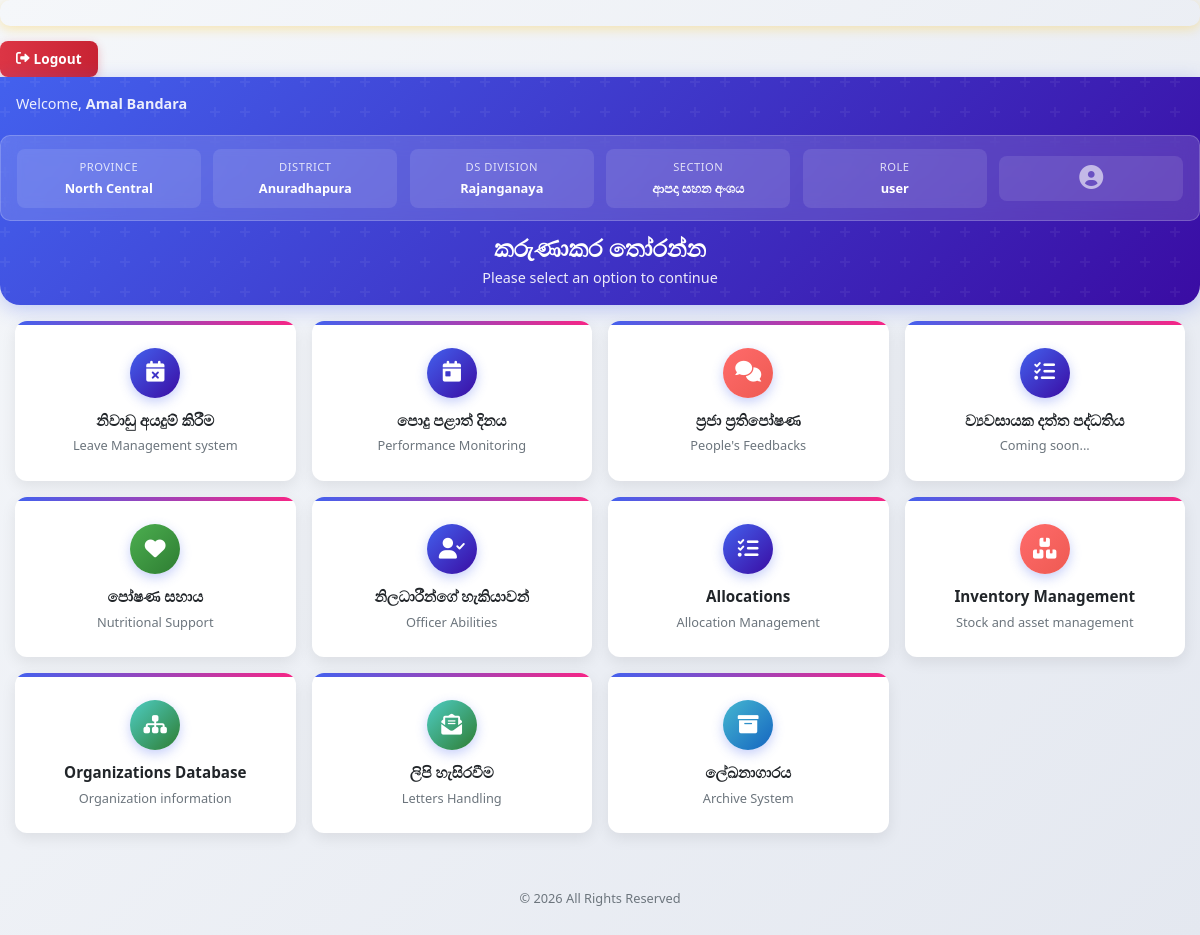
Screenshot of /select_action.php (signed in) with the database file from the repository.
### tables this page shows
CREATE TABLE IF NOT EXISTS `user` (
  `ID` int NOT NULL AUTO_INCREMENT,
  `Name` varchar(255) NOT NULL,
  `NIC` varchar(12) NOT NULL,
  `Birthdate` date DEFAULT NULL,
  `Gender` varchar(10) DEFAULT NULL,
  `Position` varchar(100) DEFAULT NULL,
  `Contact` varchar(15) DEFAULT NULL,
  `Username` varchar(50) NOT NULL,
  `Password` varchar(255) NOT NULL,
  `Role` enum('Admin','user','postman_officer','DS_Officer','Accountant','Officer') NOT NULL,
  `Email` varchar(255) DEFAULT NULL,
  `Created_At` timestamp NULL DEFAULT CURRENT_TIMESTAMP,
  `province_id` int DEFAULT NULL,
  `district_id` int DEFAULT NULL,
  `dsid` int DEFAULT NULL,
  `section_id` int DEFAULT NULL,
  PRIMARY KEY (`ID`),
  UNIQUE KEY `Username` (`Username`),
  KEY `province_id` (`province_id`),
  KEY `district_id` (`district_id`),
  KEY `dsid` (`dsid`),
  KEY `section_id` (`section_id`)
);

CREATE TABLE IF NOT EXISTS `provinces` (
  `province_id` int NOT NULL AUTO_INCREMENT,
  `province_name` varchar(50) NOT NULL,
  PRIMARY KEY (`province_id`)
);

CREATE TABLE IF NOT EXISTS `district` (
  `district_id` int NOT NULL AUTO_INCREMENT,
  `district_name` varchar(255) NOT NULL,
  `province_id` int DEFAULT NULL,
  PRIMARY KEY (`district_id`),
  KEY `fk_districts_province` (`province_id`)
);

CREATE TABLE IF NOT EXISTS `dsdivision` (
  `dsid` int NOT NULL AUTO_INCREMENT,
  `dsname` varchar(255) NOT NULL,
  `district_id` int DEFAULT NULL,
  `email` varchar(255) DEFAULT NULL,
  PRIMARY KEY (`dsid`),
  KEY `fk_ds_division_district` (`district_id`)
);

CREATE TABLE IF NOT EXISTS `section` (
  `section_id` int NOT NULL AUTO_INCREMENT,
  `section_name` varchar(100) NOT NULL,
  PRIMARY KEY (`section_id`)
);

### select_action.php (the view, shortened to what this page needs)
<?php
include("connection.php");
$userDetails = [];
if (isset($_SESSION['ID'])) {
    $user_id = $_SESSION['ID'];
    $userStmt = $conn->prepare("SELECT u.*, p.province_name, d.district_name, ds.dsname, s.section_name
                               FROM user u
                               LEFT JOIN provinces p ON u.province_id = p.province_id
                               LEFT JOIN district d ON u.district_id = d.district_id
                               LEFT JOIN dsdivision ds ON u.dsid = ds.dsid
                               LEFT JOIN section s ON u.section_id = s.section_id
                               WHERE u.id = ?");
    $userStmt->bind_param("i", $user_id);
    $userStmt->execute();
    $userResult = $userStmt->get_result();
    $userDetails = $userResult->fetch_assoc();
}
?>
<!DOCTYPE html>
<html lang="en">
<head>
    <link href="https://cdn.jsdelivr.net/npm/bootstrap@5.3.0/dist/css/bootstrap.min.css" rel="stylesheet">
    <link href="https://cdnjs.cloudflare.com/ajax/libs/font-awesome/6.0.0/css/all.min.css" rel="stylesheet">
    <link rel="stylesheet" href="https://cdn.jsdelivr.net/npm/bootstrap-icons@1.10.0/font/bootstrap-icons.css">
</head>
<body>
<div class="container pending-alert">
</div>
<div>
            <button type="button" class="logout-button" onclick="confirmLogout()">
                <i class="fas fa-sign-out-alt me-1"></i> Logout
            </button>
        </div>
<div class="header">
    <div class="header-top-bar">
        <div class="welcome-text">
            Welcome, <b><?php echo isset($_SESSION['username']) ? $_SESSION['Name'] : $_SESSION['Name']; ?></b>
        </div>
    </div>
    <div class="container user-info-panel">
        <div class="user-details-single-row">
            <div class="user-detail-item">
                <div class="user-detail-label">Province</div>
                <div class="user-detail-value">
                    <?php
                    $provinceName = $userDetails['province_name'] ?? 'N/A';
                    $cleanProvinceName = preg_replace('/province/i', '', $provinceName);
                    echo htmlspecialchars(trim($cleanProvinceName));
                    ?>
                </div>
            </div>
            <div class="user-detail-item">
                <div class="user-detail-label">District</div>
                <div class="user-detail-value"><?php echo htmlspecialchars($userDetails['district_name'] ?? 'N/A'); ?></div>
            </div>
            <div class="user-detail-item">
                <div class="user-detail-label">DS Division</div>
                <div class="user-detail-value"><?php echo htmlspecialchars($userDetails['dsname'] ?? 'N/A'); ?></div>
            </div>
            <div class="user-detail-item">
                <div class="user-detail-label">Section</div>
                <div class="user-detail-value"><?php echo htmlspecialchars($userDetails['section_name'] ?? 'N/A'); ?></div>
            </div>
            <div class="user-detail-item">
                <div class="user-detail-label">Role</div>
                <div class="user-detail-value"><?php echo htmlspecialchars($_SESSION['role'] ?? 'N/A'); ?></div>
            </div>
            <div class="user-detail-item">
                <div class="user-detail-value">
                    <?php
                    $profilePhoto = $_SESSION['Photo'] ?? null;
                    if ($profilePhoto && file_exists($profilePhoto)):
                    ?>
                        <img src="<?php echo htmlspecialchars($profilePhoto); ?>"
                             alt="Profile Photo"
                             class="profile-photo-mini">
                    <?php else: ?>
                        <i class="fas fa-user-circle no-photo-icon"></i>
                    <?php endif; ?>
                </div>
            </div>
        </div>
    </div>
    <div class="container text-center header-content">
        <h2 class="mb-1">කරුණාකර තෝරන්න</h2>
        <p>Please select an option to continue</p>
    </div>
</div>
<div class="option-container">
    <div class="option-grid">
        <div class="option-item">
            <form method="POST" action="<?php echo htmlspecialchars($_SERVER["PHP_SELF"]); ?>" class="h-100">
                <button type="submit" class="option-button h-100">
                    <div class="option-card">
                        <div class="card-icon">
                            <i class="fas fa-calendar-times"></i>
                        </div>
                        <h4>නිවාඩු අයදුම් කිරීම</h4>
                        <p>Leave Management system</p>
                    </div>
                </button>
            </form>
        </div>
        <div class="option-item">
            <form method="POST" action="<?php echo htmlspecialchars($_SERVER["PHP_SELF"]); ?>" class="h-100">
                <button type="submit" class="option-button h-100">
                    <div class="option-card">
                        <div class="card-icon">
                            <i class="fas fa-calendar-day"></i>
                        </div>
                        <h4>පොදු පළාත් දිනය</h4>
                        <p>Performance Monitoring</p>
                    </div>
                </button>
            </form>
        </div>
        <div class="option-item">
    <form method="POST" action="<?php echo htmlspecialchars($_SERVER["PHP_SELF"]); ?>" class="h-100">
        <button type="submit" class="option-button h-100">
            <div class="option-card feedback-card">
                <div class="card-icon">
                    <i class="fas fa-comments"></i>
                </div>
                <h4>ප්‍රජා ප්‍රතිපෝෂණ</h4>
                <p>People's Feedbacks</p>
            </div>
        </button>
    </form>
</div>
        <div class="option-item">
            <form method="POST" action="<?php echo htmlspecialchars($_SERVER["PHP_SELF"]); ?>" class="h-100">
                <button type="submit" class="option-button h-100">
                    <div class="option-card">
                        <div class="card-icon">
                            <i class="fas fa-tasks"></i>
                        </div>
                        <h4>ව්‍යවසායක දත්ත පද්ධතිය</h4>
                        <p>Coming soon...</p>
                    </div>
                </button>
            </form>
        </div>
        <div class="option-item">
            <form method="POST" action="<?php echo htmlspecialchars($_SERVER["PHP_SELF"]); ?>" class="h-100">
                <button type="submit" class="option-button h-100">
                    <div class="option-card poshana-card">
                        <div class="card-icon">
                            <i class="fas fa-heart"></i>
                        </div>
                        <h4>පෝෂණ සහාය</h4>
                        <p>Nutritional Support</p>
                    </div>
                </button>
            </form>
        </div>
        <div class="option-item">
            <form method="POST" action="<?php echo htmlspecialchars($_SERVER["PHP_SELF"]); ?>" class="h-100">
                <button type="submit" class="option-button h-100">
                    <div class="option-card">
                        <div class="card-icon">
                            <i class="fas fa-user-check"></i>
                        </div>
                        <h4>නිලධාරීන්ගේ හැකියාවන්</h4>
                        <p>Officer Abilities</p>
                    </div>
                </button>
            </form>
        </div>
        <div class="option-item">
            <form method="POST" action="<?php echo htmlspecialchars($_SERVER["PHP_SELF"]); ?>" class="h-100">
                <button type="submit" class="option-button h-100">
                    <div class="option-card">
                        <div class="card-icon">
                            <i class="fas fa-tasks"></i>
                        </div>
                        <h4>Allocations</h4>
                        <p>Allocation Management</p>
                    </div>
                </button>
            </form>
        </div>
        <div class="option-item">
            <form method="POST" action="<?php echo htmlspecialchars($_SERVER["PHP_SELF"]); ?>" class="h-100">
                <button type="submit" class="option-button h-100">
                    <div class="option-card inventory-card">
                        <div class="card-icon">
                            <i class="fas fa-boxes"></i>
                        </div>
                        <h4>Inventory Management</h4>
                        <p>Stock and asset management</p>
                    </div>
                </button>
            </form>
        </div>
        <div class="option-item">
            <form method="POST" action="<?php echo htmlspecialchars($_SERVER["PHP_SELF"]); ?>" class="h-100">
                <button type="submit" class="option-button h-100">
                    <div class="option-card org-card">
                        <div class="card-icon">
                            <i class="fas fa-sitemap"></i>
                        </div>
                        <h4>Organizations Database</h4>
                        <p>Organization information</p>
                    </div>
                </button>
            </form>
        </div>
  <div class="option-item">
    <form method="POST" action="<?php echo htmlspecialchars($_SERVER["PHP_SELF"]); ?>" class="h-100">
        <button type="submit" class="option-button h-100">
            <div class="option-card org-card">
                <div class="card-icon">
                    <i class="fas fa-envelope-open-text"></i>
                </div>
                <h4>ලිපි හැසිරවීම</h4>
                <p>Letters Handling</p>
            </div>
        </button>
    </form>
</div>
        <div class="option-item">
            <form method="POST" action="<?php echo htmlspecialchars($_SERVER["PHP_SELF"]); ?>" class="h-100">
                <button type="submit" class="option-button h-100">
                    <div class="option-card archive-card">
                        <div class="card-icon">
                            <i class="fas fa-archive"></i>
                        </div>
                        <h4>ලේඛනාගාරය</h4>
                        <p>Archive System</p>
                    </div>
                </button>
            </form>
        </div>
    </div>
</div>
<div class="footer">
    <div class="container">
        <p>© <?php echo date("Y"); ?> All Rights Reserved</p>
    </div>
</div>
</body>
</html>

### rows the page displays
user: province.province_name "North Central", district.district_name "Anuradhapura", dsid.dsname "Rajanganaya", section.section_name "ආපදා සහන අංශය"

### other values shown
$_SESSION['Name'] "Amal Bandara"
$_SESSION['role'] "user"
